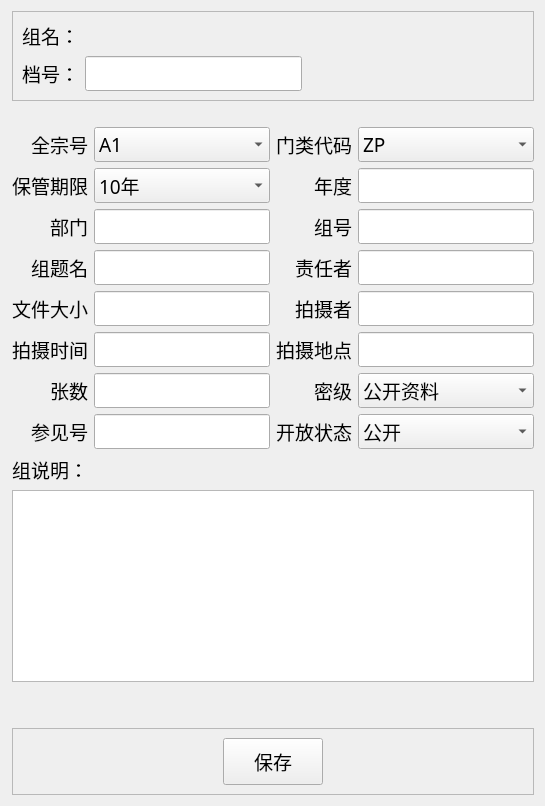
          <widget class="QWidget" name="widget_2" native="true">
           <property name="sizePolicy">
            <sizepolicy hsizetype="Preferred" vsizetype="Preferred">
             <horstretch>0</horstretch>
             <verstretch>0</verstretch>
            </sizepolicy>
           </property>
           <property name="minimumSize">
            <size>
             <width>300</width>
             <height>0</height>
            </size>
           </property>
           <property name="maximumSize">
            <size>
             <width>1200</width>
             <height>16777215</height>
            </size>
           </property>
           <property name="font">
            <font>
             <family>新宋体</family>
             <pointsize>14</pointsize>
            </font>
           </property>
           <layout class="QGridLayout" name="gridLayout_8">
            <property name="leftMargin">
             <number>12</number>
            </property>
            <item row="3" column="3">
             <widget class="QLineEdit" name="year_in_group">
              <property name="sizePolicy">
               <sizepolicy hsizetype="Expanding" vsizetype="Preferred">
                <horstretch>0</horstretch>
                <verstretch>0</verstretch>
               </sizepolicy>
              </property>
              <property name="font">
               <font>
                <family>新宋体</family>
                <pointsize>14</pointsize>
               </font>
              </property>
             </widget>
            </item>
            <item row="9" column="2">
             <widget class="QLabel" name="label_46">
              <property name="maximumSize">
               <size>
                <width>120</width>
                <height>16777215</height>
               </size>
              </property>
              <property name="font">
               <font>
                <family>新宋体</family>
                <pointsize>14</pointsize>
               </font>
              </property>
              <property name="text">
               <string>开放状态</string>
              </property>
              <property name="alignment">
               <set>Qt::AlignRight|Qt::AlignTrailing|Qt::AlignVCenter</set>
              </property>
             </widget>
            </item>
            <item row="6" column="2">
             <widget class="QLabel" name="label_27">
              <property name="maximumSize">
               <size>
                <width>120</width>
                <height>16777215</height>
               </size>
              </property>
              <property name="font">
               <font>
                <family>新宋体</family>
                <pointsize>14</pointsize>
               </font>
              </property>
              <property name="text">
               <string>拍摄者</string>
              </property>
              <property name="alignment">
               <set>Qt::AlignRight|Qt::AlignTrailing|Qt::AlignVCenter</set>
              </property>
             </widget>
            </item>
            <item row="4" column="0">
             <widget class="QLabel" name="label_21">
              <property name="maximumSize">
               <size>
                <width>120</width>
                <height>16777215</height>
               </size>
              </property>
              <property name="font">
               <font>
                <family>新宋体</family>
                <pointsize>14</pointsize>
               </font>
              </property>
              <property name="text">
               <string>部门</string>
              </property>
              <property name="alignment">
               <set>Qt::AlignRight|Qt::AlignTrailing|Qt::AlignVCenter</set>
              </property>
             </widget>
            </item>
            <item row="11" column="0">
             <widget class="QLabel" name="label_22">
              <property name="font">
               <font>
                <family>新宋体</family>
                <pointsize>14</pointsize>
               </font>
              </property>
              <property name="text">
               <string>组说明：</string>
              </property>
              <property name="alignment">
               <set>Qt::AlignRight|Qt::AlignTrailing|Qt::AlignVCenter</set>
              </property>
             </widget>
            </item>
            <item row="8" column="2">
             <widget class="QLabel" name="label_44">
              <property name="maximumSize">
               <size>
                <width>120</width>
                <height>16777215</height>
               </size>
              </property>
              <property name="font">
               <font>
                <family>新宋体</family>
                <pointsize>14</pointsize>
               </font>
              </property>
              <property name="text">
               <string>密级</string>
              </property>
              <property name="alignment">
               <set>Qt::AlignRight|Qt::AlignTrailing|Qt::AlignVCenter</set>
              </property>
             </widget>
            </item>
            <item row="2" column="0">
             <widget class="QLabel" name="label_3">
              <property name="maximumSize">
               <size>
                <width>120</width>
                <height>16777215</height>
               </size>
              </property>
              <property name="font">
               <font>
                <family>新宋体</family>
                <pointsize>14</pointsize>
               </font>
              </property>
              <property name="text">
               <string>全宗号</string>
              </property>
              <property name="alignment">
               <set>Qt::AlignRight|Qt::AlignTrailing|Qt::AlignVCenter</set>
              </property>
             </widget>
            </item>
            <item row="14" column="0" colspan="4">
             <widget class="QFrame" name="frame_4">
              <property name="minimumSize">
               <size>
                <width>0</width>
                <height>32</height>
               </size>
              </property>
              <property name="font">
               <font>
                <family>新宋体</family>
                <pointsize>14</pointsize>
               </font>
              </property>
              <property name="frameShape">
               <enum>QFrame::StyledPanel</enum>
              </property>
              <property name="frameShadow">
               <enum>QFrame::Raised</enum>
              </property>
              <layout class="QGridLayout" name="gridLayout_13">
               <item row="0" column="0">
                <spacer name="horizontalSpacer_8">
                 <property name="orientation">
                  <enum>Qt::Horizontal</enum>
                 </property>
                 <property name="sizeHint" stdset="0">
                  <size>
                   <width>40</width>
                   <height>20</height>
                  </size>
                 </property>
                </spacer>
               </item>
               <item row="0" column="1">
                <widget class="QPushButton" name="save_group_btn">
                 <property name="font">
                  <font>
                   <family>新宋体</family>
                   <pointsize>14</pointsize>
                  </font>
                 </property>
                 <property name="styleSheet">
                  <string notr="true">padding-left: 30px; 
padding-right: 30px;
padding-top: 8px; 
padding-bottom: 8px;</string>
                 </property>
                 <property name="text">
                  <string>保存</string>
                 </property>
                 <property name="icon">
                  <iconset>
                   <normaloff>../icon/save.png</normaloff>../icon/save.png</iconset>
                 </property>
                 <property name="iconSize">
                  <size>
                   <width>24</width>
                   <height>24</height>
                  </size>
                 </property>
                </widget>
               </item>
               <item row="0" column="2">
                <spacer name="horizontalSpacer_11">
                 <property name="orientation">
                  <enum>Qt::Horizontal</enum>
                 </property>
                 <property name="sizeHint" stdset="0">
                  <size>
                   <width>40</width>
                   <height>20</height>
                  </size>
                 </property>
                </spacer>
               </item>
              </layout>
             </widget>
            </item>
            <item row="7" column="0">
             <widget class="QLabel" name="label_26">
              <property name="font">
               <font>
                <family>新宋体</family>
                <pointsize>14</pointsize>
               </font>
              </property>
              <property name="text">
               <string>拍摄时间</string>
              </property>
              <property name="alignment">
               <set>Qt::AlignRight|Qt::AlignTrailing|Qt::AlignVCenter</set>
              </property>
             </widget>
            </item>
            <item row="7" column="2">
             <widget class="QLabel" name="label_42">
              <property name="maximumSize">
               <size>
                <width>120</width>
                <height>16777215</height>
               </size>
              </property>
              <property name="font">
               <font>
                <family>新宋体</family>
                <pointsize>14</pointsize>
               </font>
              </property>
              <property name="text">
               <string>拍摄地点</string>
              </property>
              <property name="alignment">
               <set>Qt::AlignRight|Qt::AlignTrailing|Qt::AlignVCenter</set>
              </property>
             </widget>
            </item>
            <item row="8" column="3">
             <widget class="QComboBox" name="security_classification_in_group">
              <property name="font">
               <font>
                <family>新宋体</family>
                <pointsize>14</pointsize>
               </font>
              </property>
              <item>
               <property name="text">
                <string>公开资料</string>
               </property>
              </item>
              <item>
               <property name="text">
                <string>内部资料</string>
               </property>
              </item>
              <item>
               <property name="text">
                <string>秘密</string>
               </property>
              </item>
              <item>
               <property name="text">
                <string>机密</string>
               </property>
              </item>
              <item>
               <property name="text">
                <string>绝密</string>
               </property>
              </item>
             </widget>
            </item>
            <item row="0" column="0" colspan="4">
             <widget class="QFrame" name="frame">
              <property name="minimumSize">
               <size>
                <width>0</width>
                <height>32</height>
               </size>
              </property>
              <property name="font">
               <font>
                <family>新宋体</family>
                <pointsize>14</pointsize>
               </font>
              </property>
              <property name="frameShape">
               <enum>QFrame::StyledPanel</enum>
              </property>
              <property name="frameShadow">
               <enum>QFrame::Raised</enum>
              </property>
              <layout class="QGridLayout" name="gridLayout_11">
               <item row="0" column="0">
                <widget class="QLabel" name="label_2">
                 <property name="maximumSize">
                  <size>
                   <width>120</width>
                   <height>16777215</height>
                  </size>
                 </property>
                 <property name="font">
                  <font>
                   <family>新宋体</family>
                   <pointsize>14</pointsize>
                  </font>
                 </property>
                 <property name="text">
                  <string>组名：</string>
                 </property>
                 <property name="alignment">
                  <set>Qt::AlignRight|Qt::AlignTrailing|Qt::AlignVCenter</set>
                 </property>
                </widget>
               </item>
               <item row="1" column="0">
                <widget class="QLabel" name="label_47">
                 <property name="maximumSize">
                  <size>
                   <width>120</width>
                   <height>16777215</height>
                  </size>
                 </property>
                 <property name="font">
                  <font>
                   <family>新宋体</family>
                   <pointsize>14</pointsize>
                  </font>
                 </property>
                 <property name="text">
                  <string>档号：</string>
                 </property>
                 <property name="alignment">
                  <set>Qt::AlignRight|Qt::AlignTrailing|Qt::AlignVCenter</set>
                 </property>
                </widget>
               </item>
               <item row="1" column="1">
                <widget class="QLineEdit" name="arch_code_in_group">
                 <property name="sizePolicy">
                  <sizepolicy hsizetype="Expanding" vsizetype="Preferred">
                   <horstretch>0</horstretch>
                   <verstretch>0</verstretch>
                  </sizepolicy>
                 </property>
                 <property name="maximumSize">
                  <size>
                   <width>300</width>
                   <height>16777215</height>
                  </size>
                 </property>
                 <property name="font">
                  <font>
                   <family>新宋体</family>
                   <pointsize>14</pointsize>
                  </font>
                 </property>
                </widget>
               </item>
               <item row="1" column="2">
                <spacer name="horizontalSpacer_15">
                 <property name="orientation">
                  <enum>Qt::Horizontal</enum>
                 </property>
                 <property name="sizeType">
                  <enum>QSizePolicy::MinimumExpanding</enum>
                 </property>
                 <property name="sizeHint" stdset="0">
                  <size>
                   <width>20</width>
                   <height>20</height>
                  </size>
                 </property>
                </spacer>
               </item>
               <item row="0" column="1" colspan="2">
                <widget class="QLabel" name="group_path_in_group">
                 <property name="font">
                  <font>
                   <family>新宋体</family>
                   <pointsize>14</pointsize>
                  </font>
                 </property>
                 <property name="text">
                  <string/>
                 </property>
                </widget>
               </item>
              </layout>
             </widget>
            </item>
            <item row="4" column="3">
             <widget class="QLineEdit" name="group_code_in_group">
              <property name="sizePolicy">
               <sizepolicy hsizetype="Expanding" vsizetype="Preferred">
                <horstretch>0</horstretch>
                <verstretch>0</verstretch>
               </sizepolicy>
              </property>
              <property name="font">
               <font>
                <family>新宋体</family>
                <pointsize>14</pointsize>
               </font>
              </property>
             </widget>
            </item>
            <item row="4" column="1">
             <widget class="QLineEdit" name="department_in_group">
              <property name="sizePolicy">
               <sizepolicy hsizetype="Expanding" vsizetype="Preferred">
                <horstretch>0</horstretch>
                <verstretch>0</verstretch>
               </sizepolicy>
              </property>
             </widget>
            </item>
            <item row="6" column="1">
             <widget class="QLineEdit" name="folder_size_in_group">
              <property name="sizePolicy">
               <sizepolicy hsizetype="Expanding" vsizetype="Preferred">
                <horstretch>0</horstretch>
                <verstretch>0</verstretch>
               </sizepolicy>
              </property>
              <property name="font">
               <font>
                <family>新宋体</family>
                <pointsize>14</pointsize>
               </font>
              </property>
             </widget>
            </item>
            <item row="5" column="0">
             <widget class="QLabel" name="label_23">
              <property name="maximumSize">
               <size>
                <width>120</width>
                <height>16777215</height>
               </size>
              </property>
              <property name="font">
               <font>
                <family>新宋体</family>
                <pointsize>14</pointsize>
               </font>
              </property>
              <property name="text">
               <string>组题名</string>
              </property>
              <property name="alignment">
               <set>Qt::AlignRight|Qt::AlignTrailing|Qt::AlignVCenter</set>
              </property>
             </widget>
            </item>
            <item row="3" column="1">
             <widget class="QComboBox" name="retention_period_in_group">
              <property name="font">
               <font>
                <family>新宋体</family>
                <pointsize>14</pointsize>
               </font>
              </property>
              <item>
               <property name="text">
                <string>10年</string>
               </property>
              </item>
              <item>
               <property name="text">
                <string>30年</string>
               </property>
              </item>
              <item>
               <property name="text">
                <string>永久</string>
               </property>
              </item>
             </widget>
            </item>
            <item row="13" column="0">
             <spacer name="verticalSpacer_5">
              <property name="orientation">
               <enum>Qt::Vertical</enum>
              </property>
              <property name="sizeHint" stdset="0">
               <size>
                <width>20</width>
                <height>40</height>
               </size>
              </property>
             </spacer>
            </item>
            <item row="9" column="3">
             <widget class="QComboBox" name="opening_state_in_group">
              <property name="font">
               <font>
                <family>新宋体</family>
                <pointsize>14</pointsize>
               </font>
              </property>
              <item>
               <property name="text">
                <string>公开</string>
               </property>
              </item>
              <item>
               <property name="text">
                <string>申请公开</string>
               </property>
              </item>
              <item>
               <property name="text">
                <string>不公开</string>
               </property>
              </item>
             </widget>
            </item>
            <item row="8" column="1">
             <widget class="QLineEdit" name="photo_num_in_group">
              <property name="sizePolicy">
               <sizepolicy hsizetype="Expanding" vsizetype="Preferred">
                <horstretch>0</horstretch>
                <verstretch>0</verstretch>
               </sizepolicy>
              </property>
              <property name="font">
               <font>
                <family>新宋体</family>
                <pointsize>14</pointsize>
               </font>
              </property>
             </widget>
            </item>
            <item row="3" column="0">
             <widget class="QLabel" name="label_18">
              <property name="maximumSize">
               <size>
                <width>120</width>
                <height>16777215</height>
               </size>
              </property>
              <property name="font">
               <font>
                <family>新宋体</family>
                <pointsize>14</pointsize>
               </font>
              </property>
              <property name="text">
               <string>保管期限</string>
              </property>
              <property name="alignment">
               <set>Qt::AlignRight|Qt::AlignTrailing|Qt::AlignVCenter</set>
              </property>
             </widget>
            </item>
            <item row="7" column="3">
             <widget class="QLineEdit" name="taken_locations_in_group">
              <property name="sizePolicy">
               <sizepolicy hsizetype="Expanding" vsizetype="Preferred">
                <horstretch>0</horstretch>
                <verstretch>0</verstretch>
               </sizepolicy>
              </property>
              <property name="font">
               <font>
                <family>新宋体</family>
                <pointsize>14</pointsize>
               </font>
              </property>
             </widget>
            </item>
            <item row="1" column="3">
             <spacer name="verticalSpacer_7">
              <property name="orientation">
               <enum>Qt::Vertical</enum>
              </property>
              <property name="sizeType">
               <enum>QSizePolicy::Fixed</enum>
              </property>
              <property name="sizeHint" stdset="0">
               <size>
                <width>20</width>
                <height>20</height>
               </size>
              </property>
             </spacer>
            </item>
            <item row="5" column="2">
             <widget class="QLabel" name="label_25">
              <property name="maximumSize">
               <size>
                <width>120</width>
                <height>16777215</height>
               </size>
              </property>
              <property name="font">
               <font>
                <family>新宋体</family>
                <pointsize>14</pointsize>
               </font>
              </property>
              <property name="text">
               <string>责任者</string>
              </property>
              <property name="alignment">
               <set>Qt::AlignRight|Qt::AlignTrailing|Qt::AlignVCenter</set>
              </property>
             </widget>
            </item>
            <item row="6" column="3">
             <widget class="QLineEdit" name="photographer_in_group">
              <property name="sizePolicy">
               <sizepolicy hsizetype="Expanding" vsizetype="Preferred">
                <horstretch>0</horstretch>
                <verstretch>0</verstretch>
               </sizepolicy>
              </property>
             </widget>
            </item>
            <item row="8" column="0">
             <widget class="QLabel" name="label_43">
              <property name="font">
               <font>
                <family>新宋体</family>
                <pointsize>14</pointsize>
               </font>
              </property>
              <property name="text">
               <string>张数</string>
              </property>
              <property name="alignment">
               <set>Qt::AlignRight|Qt::AlignTrailing|Qt::AlignVCenter</set>
              </property>
             </widget>
            </item>
            <item row="7" column="1">
             <widget class="QLineEdit" name="taken_time_in_group">
              <property name="sizePolicy">
               <sizepolicy hsizetype="Expanding" vsizetype="Preferred">
                <horstretch>0</horstretch>
                <verstretch>0</verstretch>
               </sizepolicy>
              </property>
              <property name="font">
               <font>
                <family>新宋体</family>
                <pointsize>14</pointsize>
               </font>
              </property>
             </widget>
            </item>
            <item row="6" column="0">
             <widget class="QLabel" name="label_24">
              <property name="font">
               <font>
                <family>新宋体</family>
                <pointsize>14</pointsize>
               </font>
              </property>
              <property name="text">
               <string>文件大小</string>
              </property>
              <property name="alignment">
               <set>Qt::AlignRight|Qt::AlignTrailing|Qt::AlignVCenter</set>
              </property>
             </widget>
            </item>
            <item row="5" column="3">
             <widget class="QLineEdit" name="author_in_group">
              <property name="sizePolicy">
               <sizepolicy hsizetype="Expanding" vsizetype="Preferred">
                <horstretch>0</horstretch>
                <verstretch>0</verstretch>
               </sizepolicy>
              </property>
             </widget>
            </item>
            <item row="3" column="2">
             <widget class="QLabel" name="label_17">
              <property name="font">
               <font>
                <family>新宋体</family>
                <pointsize>14</pointsize>
               </font>
              </property>
              <property name="text">
               <string>年度</string>
              </property>
              <property name="alignment">
               <set>Qt::AlignRight|Qt::AlignTrailing|Qt::AlignVCenter</set>
              </property>
             </widget>
            </item>
            <item row="1" column="1">
             <spacer name="verticalSpacer_6">
              <property name="orientation">
               <enum>Qt::Vertical</enum>
              </property>
              <property name="sizeType">
               <enum>QSizePolicy::Fixed</enum>
              </property>
              <property name="sizeHint" stdset="0">
               <size>
                <width>20</width>
                <height>20</height>
               </size>
              </property>
             </spacer>
            </item>
            <item row="2" column="2">
             <widget class="QLabel" name="label_16">
              <property name="font">
               <font>
                <family>新宋体</family>
                <pointsize>14</pointsize>
               </font>
              </property>
              <property name="text">
               <string>门类代码</string>
              </property>
              <property name="alignment">
               <set>Qt::AlignRight|Qt::AlignTrailing|Qt::AlignVCenter</set>
              </property>
             </widget>
            </item>
            <item row="5" column="1">
             <widget class="QLineEdit" name="group_title_in_group">
              <property name="sizePolicy">
               <sizepolicy hsizetype="Expanding" vsizetype="Preferred">
                <horstretch>0</horstretch>
                <verstretch>0</verstretch>
               </sizepolicy>
              </property>
              <property name="font">
               <font>
                <family>新宋体</family>
                <pointsize>14</pointsize>
               </font>
              </property>
             </widget>
            </item>
            <item row="4" column="2">
             <widget class="QLabel" name="label_20">
              <property name="font">
               <font>
                <family>新宋体</family>
                <pointsize>14</pointsize>
               </font>
              </property>
              <property name="text">
               <string>组号</string>
              </property>
              <property name="alignment">
               <set>Qt::AlignRight|Qt::AlignTrailing|Qt::AlignVCenter</set>
              </property>
             </widget>
            </item>
            <item row="12" column="0" colspan="4">
             <widget class="QTextEdit" name="group_caption_in_group">
              <property name="font">
               <font>
                <family>新宋体</family>
                <pointsize>14</pointsize>
               </font>
              </property>
             </widget>
            </item>
            <item row="9" column="1">
             <widget class="QLineEdit" name="reference_code_in_group">
              <property name="sizePolicy">
               <sizepolicy hsizetype="Expanding" vsizetype="Preferred">
                <horstretch>0</horstretch>
                <verstretch>0</verstretch>
               </sizepolicy>
              </property>
              <property name="font">
               <font>
                <family>新宋体</family>
                <pointsize>14</pointsize>
               </font>
              </property>
             </widget>
            </item>
            <item row="9" column="0">
             <widget class="QLabel" name="label_45">
              <property name="font">
               <font>
                <family>新宋体</family>
                <pointsize>14</pointsize>
               </font>
              </property>
              <property name="text">
               <string>参见号</string>
              </property>
              <property name="alignment">
               <set>Qt::AlignRight|Qt::AlignTrailing|Qt::AlignVCenter</set>
              </property>
             </widget>
            </item>
            <item row="2" column="1">
             <widget class="QComboBox" name="fonds_code_in_group">
              <property name="font">
               <font>
                <family>新宋体</family>
                <pointsize>14</pointsize>
               </font>
              </property>
              <item>
               <property name="text">
                <string>A1</string>
               </property>
              </item>
              <item>
               <property name="text">
                <string>A2</string>
               </property>
              </item>
              <item>
               <property name="text">
                <string>A3</string>
               </property>
              </item>
             </widget>
            </item>
            <item row="2" column="3">
             <widget class="QComboBox" name="arch_category_code_in_group">
              <property name="font">
               <font>
                <family>新宋体</family>
                <pointsize>14</pointsize>
               </font>
              </property>
              <item>
               <property name="text">
                <string>ZP</string>
               </property>
              </item>
              <item>
               <property name="text">
                <string>LY</string>
               </property>
              </item>
              <item>
               <property name="text">
                <string>LX</string>
               </property>
              </item>
             </widget>
            </item>
           </layout>
          </widget>
